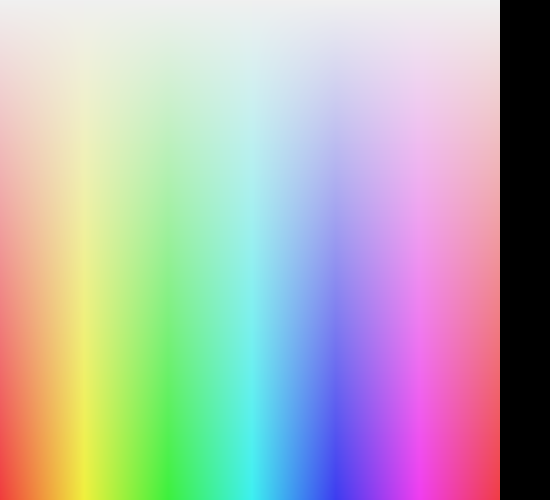
Frame 1 (no input)
Frame 60 (the mouse pressed at the canvas centre just before this capture): identical to frame 1, image omitted
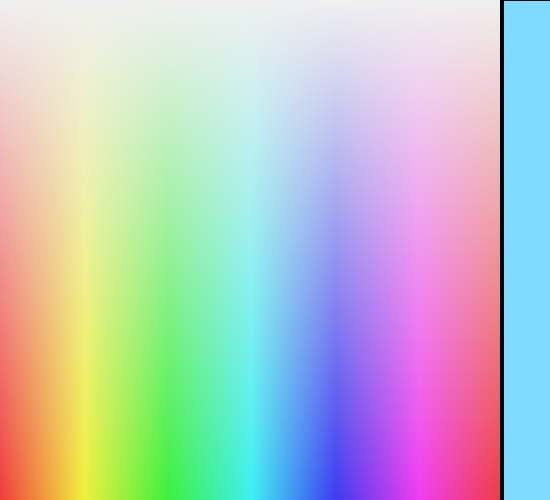
Frame 120 (the mouse held since frame 60 and released just before this capture)

The Processing sketch that drew these frames (run headless with seeded random() and noise(); from frame 60 on, the mouse is pressed at the canvas centre):

// Processing sketch: colorChooser
// ── colorChooser.pde
PGraphics colors;
color c;

void setup() {
  size(550, 500);
  colors = createGraphics(width - 50 + 3, height, JAVA2D);
  colors.beginDraw();
  colors.colorMode(HSB, colors.width);
  for(int a = 0; a < colors.width; a++) {
    for(int b = 0; b < colors.height; b++) {
      colors.stroke(a, b, colors.width);
      colors.point(a, b);
    }
  }
  colors.fill(color(0));
  colors.smooth();
  colors.noStroke();
  colors.rect(colors.width - 3, 0, 3, colors.height);
  colors.endDraw();
  image(colors, 0, 0);
  rectMode(CORNERS);
}

void draw() {
  fill(c);
  rect(colors.width, 0, width, height);
}

void mousePressed() {
  c = colors.get(mouseX, mouseY);
  println( (c >> 16 & 0xFF) + ", " + (c >> 8 & 0xFF) + ", " + (c & 0xFF));
  println("0x"+hex(c).substring(2));
  println(c);
  redraw();
}

int colorLerp(int c1, int c2, float amount) {
  return color( lerp( (c1 >> 16 & 0xFF), (c2 >> 16 & 0xFF), amount), lerp( (c1 >> 8 & 0xFF), (c2 >> 8 & 0xFF), amount), lerp( (c1 & 0xFF), (c2 & 0xFF), amount) );
}
